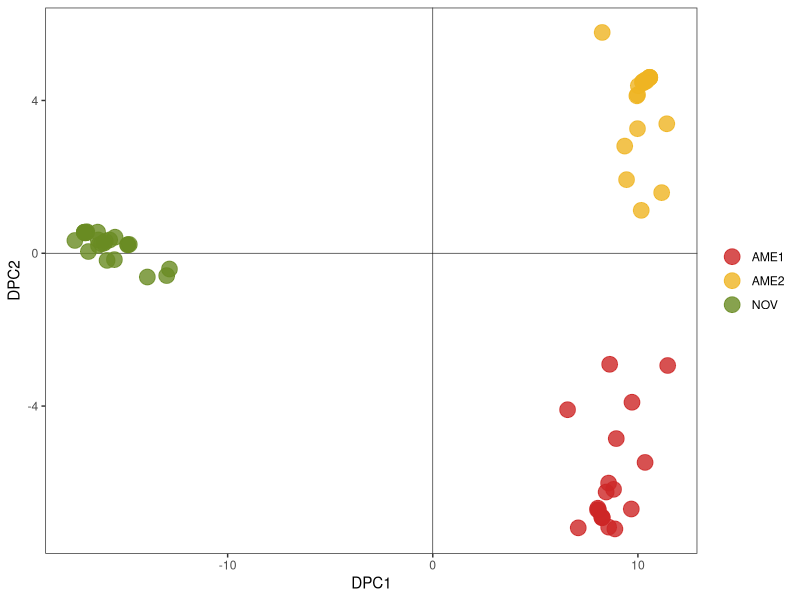
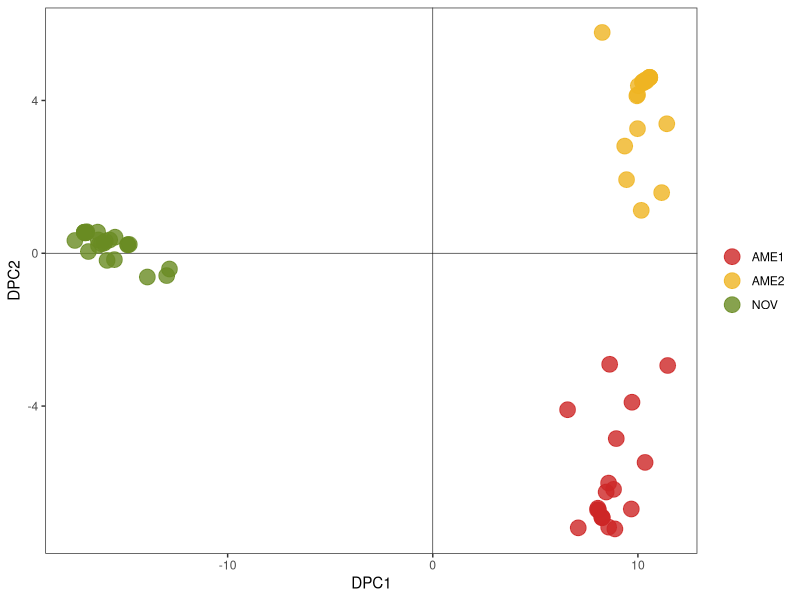

Recreate these plots in R, in order.
library(dplyr)
library(ggplot2)


### Reading files with DAPC coordinates
coord <- read.table("Ind_coord_dapcsamtools4.txt",sep=" ",header=F,skip=1) # DAPC for O. novo-ulmi only
colnames(coord) <- c("ID","DPC1","DPC2")
coord$ID <- as.factor(coord$ID)


### Reading population info
IdInfo <- read.table("Species_distinction_PCA.txt", header = T) %>% mutate(ID = sub(".*OHT_[0-9]+?.(.+?)_aln.*", "\\1", SpeciesID), StrainGrp = paste(ID, Group, sep = "_"), Idnb = Ind) %>% select(-SpeciesID, -PCA1, -PCA2)
IdInfo$SpeciesID.1 <- as.factor(IdInfo$SpeciesID.1)
head(IdInfo)

coord_info <- merge(coord, IdInfo, by.x = "ID", by.y = "NameBam")
head(coord_info)


### Getting population names
cl <- colors()[]
groups <- coord_info$GroupSamtools
grcode <- vector("integer", length(groups))
groupnames <- vector("integer", length(groups))
for (i in 1:length(groups)) {
  if (groups[i] == 'A2') {
    x <- 1
    y <- 'AME2'
  } else if (groups[i] == 'A1') {
    x <- 2
    y <- 'AME1'
  } else if (groups[i] == 'N') {
    x <- 3
    y <- 'NOV'
  } else if (groups[i] == 'U') {
    x <- 4
    y <- 'ULM'
  }
  grcode[i] <- x
  groupnames[i] <- y
}
coord_info$grcode <- grcode
coord_info$groupnames <- groupnames


### Plotting PCs

pc12 <- ggplot(coord_info, aes( x = DPC1, y = DPC2, col = groupnames)) + 
  geom_vline(xintercept = 0, cex = 0.2) + 
  geom_hline(yintercept = 0, cex = 0.2) + 
  geom_point(alpha = 0.8, cex = 5) + 
  theme_bw() + 
  scale_color_manual(values = c(cl[136], cl[149], cl[497], cl[131])) + 
  xlab("DPC1") + 
  ylab("DPC2") +
  theme(panel.grid = element_blank(),
        legend.title = element_blank())
pc12


pdf("DAPC_SNP_plots.pdf", width = 4, height = 4)
pc12
dev.off()

  